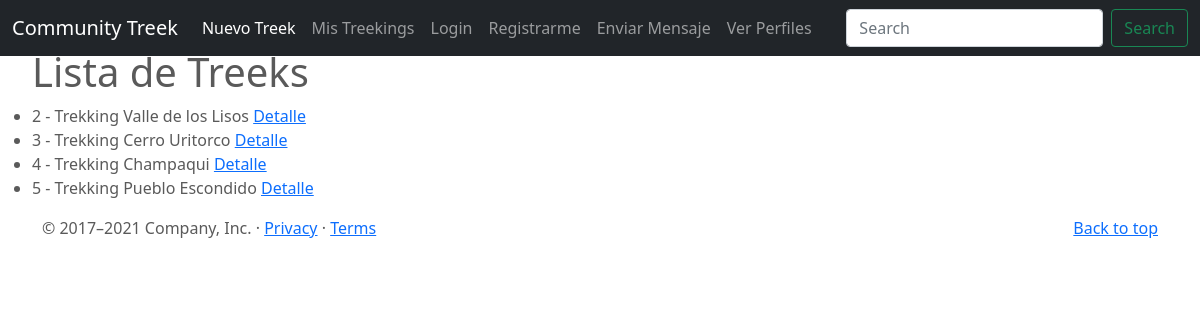
The page /post/list on the database as committed earlier.
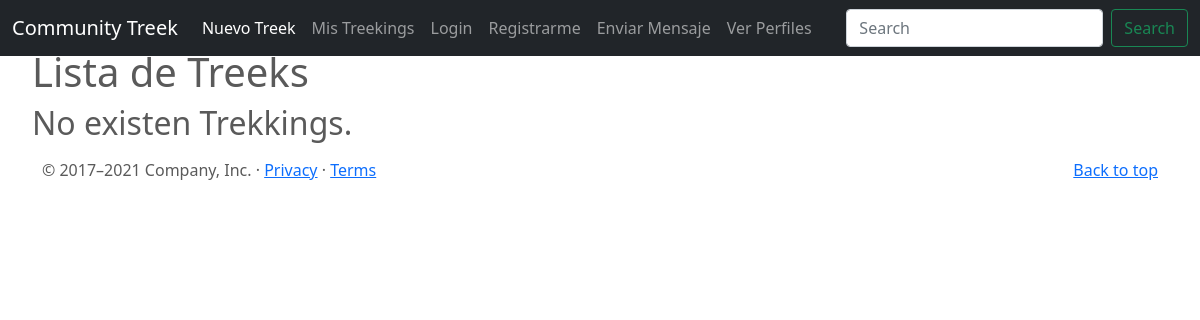
The same page on the database as committed later.
### CommunityTrekk/models.py (models this page shows)
class Post(models.Model):
    principal_title= models.CharField(max_length=100)
    principal_subtitle= models.CharField(max_length=500)
    heading= models.CharField(max_length=50)
    description= models.CharField(max_length=250)
    created_the= models.DateTimeField(auto_now_add= True)
    publisher= models.ForeignKey(to= User, on_delete= models.CASCADE, related_name="publisher")
    imagen = models.ImageField(upload_to= "posts", null= True, blank= True)
    imagen2 = models.ImageField(upload_to= "posts", null= True, blank= True)
    imagen3 = models.ImageField(upload_to= "posts", null= True, blank= True)
    trekk_value= models.CharField(max_length=10, default= "$0")
    trekk_duration= models.CharField(max_length=20, default= "1 día")
    def __str__(self):
        return f"{self.id} - {self.heading}"

### CommunityTrekk/views.py (the view)
# urls.py: path('post/list', PostList.as_view(), name="post-list"),
class PostList(ListView):
    model= Post

### CommunityTrekk/templates/CommunityTrekk/post_list.html (shortened to what this page needs)
{% extends "CommunityTrekk/base.html" %}
{% block main %}
<ul>
    <h1> Lista de Treeks </h1>
    {% if not object_list %}
        <h2> No existen Trekkings. </h2>
    {% endif %}
    {% for post in object_list %}
    <li>
        {{post}}
        <a href="{% url 'post-detail' post.id %}"> Detalle </a>
    </li>
    {% endfor%}
    </ul>
{% endblock %}

Rows that differ between the two databases and show on the page:
removed Post: id+heading "2 - Trekking Valle de los Lisos"
removed Post: id+heading "3 - Trekking Cerro Uritorco"
removed Post: id+heading "4 - Trekking Champaqui"
removed Post: id+heading "5 - Trekking Pueblo Escondido"
Other text that changed with them:
text now shown: "No existen Trekkings."
